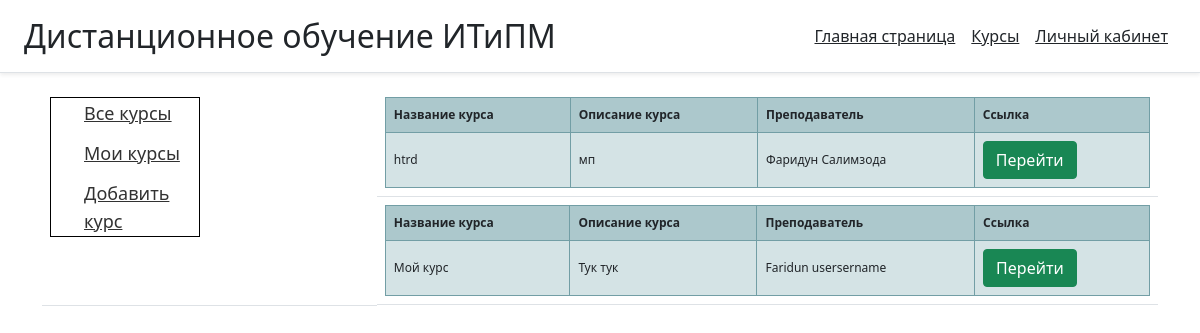
Page /course/mycours (signed in) on the committed database.
### course/models.py (models this page shows, shortened)
class CourseTable(models.Model):
    title = models.CharField('Название курса', max_length=75)
    task = models.TextField('Описание курса', max_length=250)
    teacher = models.ForeignKey(User_table, verbose_name='Преподаватель', on_delete=models.CASCADE)
    class Meta:
        verbose_name = 'Курс'
        verbose_name_plural = 'Курсы'

### users/models.py (models this page shows, shortened)
class user(AbstractBaseUser, PermissionsMixin):
    email = models.EmailField(
        verbose_name= 'E-mail',
        max_length= 255,
        unique=True
    )
    is_active = models.BooleanField('Активированная', default=True)
    is_admin = models.BooleanField('Администратор',default=False)
    is_teacher = models.BooleanField('Преподаватель',default=False)
    is_students = models.BooleanField('Студент',default=True)
    name = models.TextField('Имя',max_length=255, default='')
    last_name = models.TextField('Фамилия',max_length=255, default=' ')
    patronymic = models.TextField('Отчество',max_length=255, default='', blank=True)
    students_groups = models.TextField('Группа',max_length=10, default=' ')
    photo = models.ImageField('Фото пользователя',default="rig_.jpg")
    class Meta:
            verbose_name = 'Пользователя'
            verbose_name_plural = 'Пользователи'
    object = UserManager()
    objects = models.Manager()
    USERNAME_FIELD  = 'email'

### course/views.py (the view)
# urls.py: path('mycours', views.my_cours, name='mycours'),
@login_required
def my_cours(request): #TODO: Как сделать тут?
    ku = CourseTable.objects.order_by('id')
    return render(request, 'cours/mykurs.html', {'ku': ku})

### course/templates/cours/mykurs.html
{% extends 'main/base.html' %} {% block title %} Мои курсы{% endblock %} {% block content %}
<table class="table">
    <tbody>
        <tr>
            <td class="table_left">
                <div class="menu_gl">
                    <ul class="menu">
                        <li><a class="cours_menu_a" href="{% url 'kurs' %}">Все курсы</a></li>
                        <li><a href="{% url 'mycours' %}">Мои курсы</a></li>
                        <li><a href="{% url 'adk' %}">Добавить курс</a></li>
                    </ul>
                </div>
            </td>
            {% if ku%} {% for el in ku %}
            <td class="table_righ">
                <table class="tftable">
                    <tr>
                        <th class="p-2 text-dark">Название курса</th>
                        <th class="p-2 text-dark">Описание курса</th>
                        <th class="p-2 text-dark">Преподаватель</th>
                        <th class="p-2 text-dark">Ссылка</th>
                    </tr>
                    <tr>
                        <td class="p-2 text-dark">{{ el.title }}</td>
                        <td class="p-2 text-dark">{{ el.task }}</td>
                        <td class="p-2 text-dark">{{ el.teacher.name }} {{ el.teacher.last_name }}</td>
                        <td class="p-2 text-dark"><a class="btn btn-success" href="{% url 'datail' el.id %}">Перейти</a></td>
                    </tr>
                </table>
            </td>
            {%endfor%} {% else %}
            <p>Вы не добавили курсов</p>
            {%endif%} {% endblock %}

### main/static/main/css/style.css (style rules this page uses)
li { list-style-type: none; }
a { text-decoration: none; display: inline-block; }
body { font-family: 'PT Serif', serif; font-weight: 400; font-size: 14px; line-height: 18px; color: #000; background-color: #fff; }
.p-2 { padding: .5rem!important }
.text-dark { color: #343a40!important }
.btn { display: inline-block; color: #212529; cursor: pointer; text-align: center; -webkit-user-select: none; -moz-user-select: none; -ms-user-select: none; padding: .375rem .75rem; line-height: 1.5; border-radius: .25rem; transition: color .15s ease-in-out, background-color .15s ease-in-out, border-color .15s ease-in-out, box-shadow .15s ease-in-out; padding-left: 18px; }
.btn-success { color: #fff; background-color: #28a745; border-color: #28a745 }
.menu { border: 1px solid #000; max-width: 150px; }
.menu li { display: inline-block; }
.menu a { color: #323232; font-size: 18px; line-height: 28px; border: 1px solid transparent; transition: ALL .3s; }
.menu li+li { padding-top: 10px; }
.menu_gl { width: 180px; }
.tftable { font-size: 12px; color: #333333; width: 100%; border-width: 1px; border-color: #729ea5; border-collapse: collapse; }
.tftable th { font-size: 12px; background-color: #acc8cc; border-width: 1px; padding: 8px; border-style: solid; border-color: #729ea5; text-align: left; }
.tftable tr { background-color: #d4e3e5; }
.tftable td { font-size: 12px; border-width: 1px; padding: 8px; border-style: solid; border-color: #729ea5; }
.table { border-collapse: collapse; width: 100%; }
.table_left { width: 30%; }
td.table_righ { display: block; }

### rows in the picture
CourseTable: title "htrd", task "мп", teacher.name "Фаридун", teacher.last_name "Салимзода"
CourseTable: title "Мой курс", task "Тук тук", teacher.name "Faridun", teacher.last_name "usersername"
